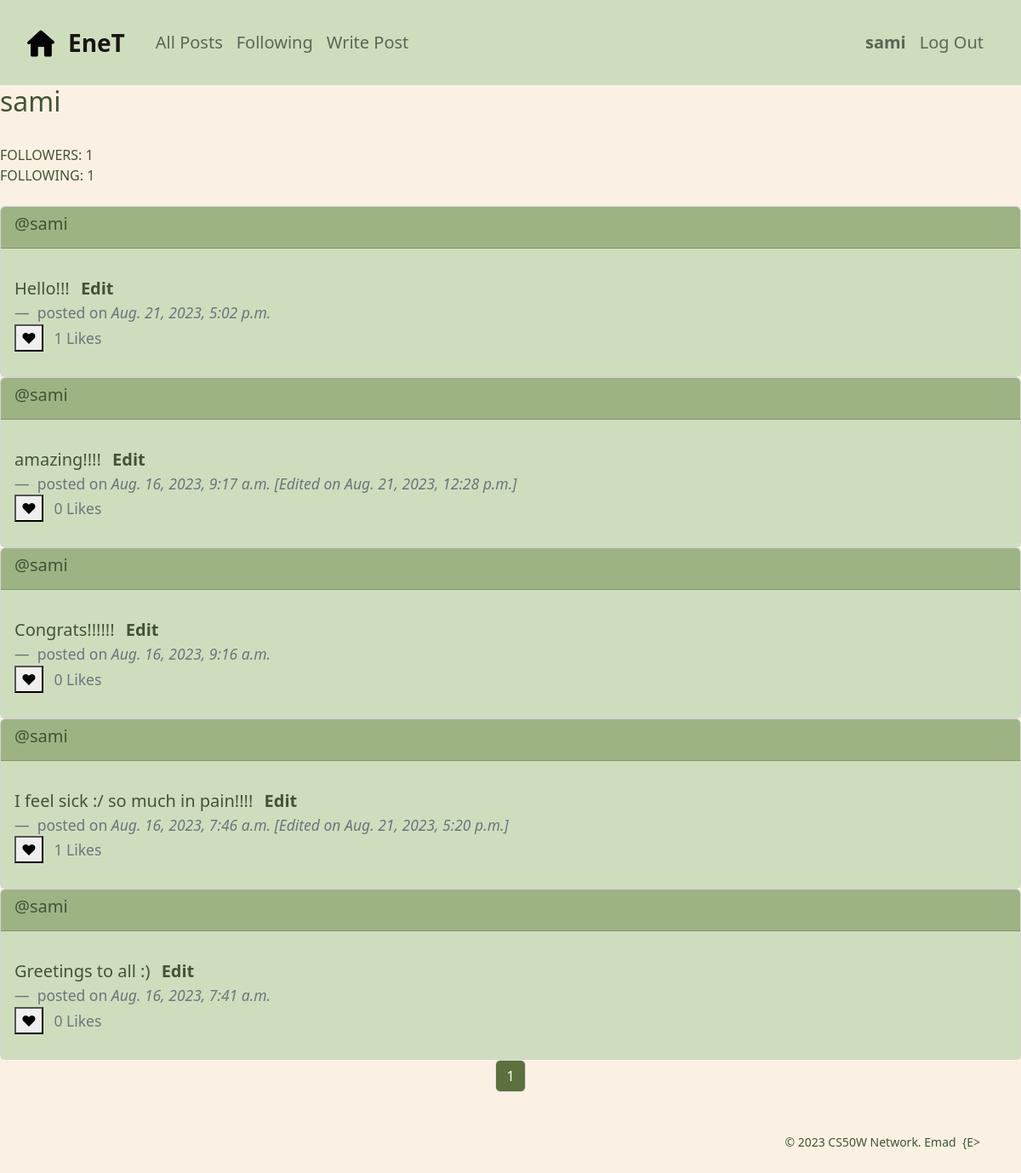
The page /profile/3 (signed in) on the database its author committed.
### network/models.py (models this page shows, shortened)
class User(AbstractUser):
    followers = models.ManyToManyField('self', symmetrical=False, blank=True, null=True, related_name='following')

class Post(models.Model):
    content = models.TextField(blank=True)
    date_posted = models.DateTimeField(auto_now_add=True)    # automatically populated with current date
    edited = models.BooleanField(default=False)
    edited_on = models.DateTimeField(auto_now=True)    # automatically populated with current date on every update of instance
    author = models.ForeignKey(User, on_delete=models.CASCADE, blank=True, null=True, related_name="user_posts")
    likers = models.ManyToManyField(User, blank=True, null=True, related_name="liked_posts")

### network/views.py (the view)
# urls.py: path("profile/<int:user_id>", views.profile, name="profile"),
@login_required
def profile(request, user_id):
    profile_user = User.objects.get(pk=user_id)
    profile_user_posts = profile_user.user_posts.order_by("-date_posted").all()
    return render(request, "network/profile.html", context={
        'following': profile_user.following.all(),
        'followers': profile_user.followers.all(),
        'page': pagination(request, profile_user_posts),
        'profile_user': profile_user,
    })

### network/views.py (called while the page is built)
def pagination(request, objects_list):
    paginator = Paginator(objects_list, 10)
    page_number = request.GET.get('page')
    page = paginator.get_page(page_number)
    return page

### network/templates/network/profile.html (shortened to what this page needs)
{% extends "network/layout.html" %}
{% block body %}
    <div>
        <h2>{{profile_user}}</h2>
        <br>
        FOLLOWERS: {{followers.count}}
        <br>
        FOLLOWING: {{following.count}}
        <br>
        <br>
        {% for post in page %}
            <div class="card">
                <div class="card-header">
                    <h5>@{{post.author}}</h5>
                </div>
                <div class="card-body">
                    <blockquote class="blockquote mb-0">
                        <p>
                            <span id="post_{{post.id}}" class="list-inline-item">{{post.content}}</span>
                            {% if user.is_authenticated and user == post.author %}
                                <a href="#" id="editLink_{{post.id}}" class="list-inline-item edit-link" data-bs-toggle="modal" data-bs-target="#editModal_{{post.id}}">
                                    Edit
                                </a>
                            {% endif %}
                        </p>
                        <footer class="blockquote-footer">
                            <span>posted on </span>
                            <cite title="Source Title">{{post.date_posted}} {% if post.edited %}[Edited on {{post.edited_on}}]{% endif %}</cite> <br>
                            <button id="postReaction_{{post.id}}" class="list-inline-item btn-like">❤</button>
                            <p class="list-inline-item"><span id="postLikes_{{post.id}}">{{post.likers.count}}</span> Likes</p>
                        </footer>
                    </blockquote>
                </div>
            </div>
        {% endfor %}
    </div>
{% endblock %}

### network/templates/network/layout.html (shortened to what this page needs)
{% load static %}
<!DOCTYPE html>
<html lang="en">
    <head>
        <link href="https://cdn.jsdelivr.net/npm/bootstrap@5.2.3/dist/css/bootstrap.min.css" rel="stylesheet">
        <link href="{% static 'network/styles.css' %}" rel="stylesheet">
        <link rel='stylesheet' href='https://cdn-uicons.flaticon.com/uicons-regular-rounded/css/uicons-regular-rounded.css'>
    </head>
    <body>
        <nav class="navbar navbar-expand-lg bg-navbar p-4 fs-5">
            <a id="homepage" class="navbar-brand fs-3" href="{% url 'index' %}">
                <img class="me-2 px-2 home-icon" src="{% static 'network/icons/home.png' %}" alt="home icon"><strong>EneT</strong>
            </a>
            <div class="container-fluid">
                <ul class="navbar-nav me-auto mb-2 mb-lg-0">
                    <li class="nav-item nav-left">
                    <a id="all_posts" class="nav-link" href="{% url 'all_posts' %}">All Posts</a>
                    </li>
                    {% if user.is_authenticated %}
                        <li class="nav-item">
                            <a class="nav-link" href="{% url 'following' %}">Following</a>
                        </li>
                        <li class="nav-item">
                            <a class="nav-link" href="" class="list-inline-item" data-bs-toggle="modal" data-bs-target="#createModal">Write Post</a>
                        </li>
                    {% endif %}
                </ul>
                <ul class="navbar-nav ms-auto mb-2 mb-lg-0">
                {% if user.is_authenticated %}
                    <li class="nav-item d-flex justify-content-end">
                        <a class="nav-link" href="{% url 'profile' user.id %}"><strong>{{ user.username }}</strong></a>
                    </li>
                    <li class="nav-item d-flex justify-content-end">
                        <a class="nav-link" href="{% url 'logout' %}">Log Out</a>
                    </li>
                {% endif %}
                </ul>
            </div>
        </nav>
        <div class="body">
            {% block body %}
            {% endblock %}
        </div>
        {% if page %}
            <nav aria-label="Page navigation example">
                <ul class="pagination d-flex justify-content-center">
                        <li class="page-item"><a class="page-link btn mx-1" href="?page={{ page.number }}">{{page.number}}</a></li>
                </ul>
            </nav>
        {% endif %}
        <footer>
            <small class="d-flex justify-content-end mx-5 mt-5 mb-2">
                &copy;&nbsp;2023&nbsp;CS50W&nbsp;Network.&nbsp;Emad&nbsp;&nbsp;{E>
            </small>
            <br>
        </footer>
    </body>
</html>

### network/static/network/styles.css (style rules this page uses)
body { color: #435334; background-color: #FAF1E4; margin: 0; padding: 0; }
a { text-decoration: none; }
.home-icon { margin-top: -5px; }
.bg-navbar, .card-body { background-color: #CEDEBD; }
.card-header, .modal-header { background-color: #9EB384; }
.card-header a, .card-body a { color: #435334; font-weight: bold; }
.btn { background-color: #5C703E; color: #fff; }

### rows shown on the page
User: username "sami"
Post: author "sami", content "Hello!!!", date_posted "Aug. 21, 2023, 5:02 p.m.", likers.count "1"
Post: author "sami", content "amazing!!!!", date_posted "Aug. 16, 2023, 9:17 a.m.", edited_on "Aug. 21, 2023, 12:28 p.m.", likers.count "0"
Post: author "sami", content "Congrats!!!!!!", date_posted "Aug. 16, 2023, 9:16 a.m.", likers.count "0"
Post: author "sami", content "I feel sick :/ so much in pain!!!!", date_posted "Aug. 16, 2023, 7:46 a.m.", edited_on "Aug. 21, 2023, 5:20 p.m.", likers.count "1"
Post: author "sami", content "Greetings to all :)", date_posted "Aug. 16, 2023, 7:41 a.m.", likers.count "0"

### other values the page prints
{{ followers.count }} "1"
{{ following.count }} "1"
{{ page.number }} "1"
